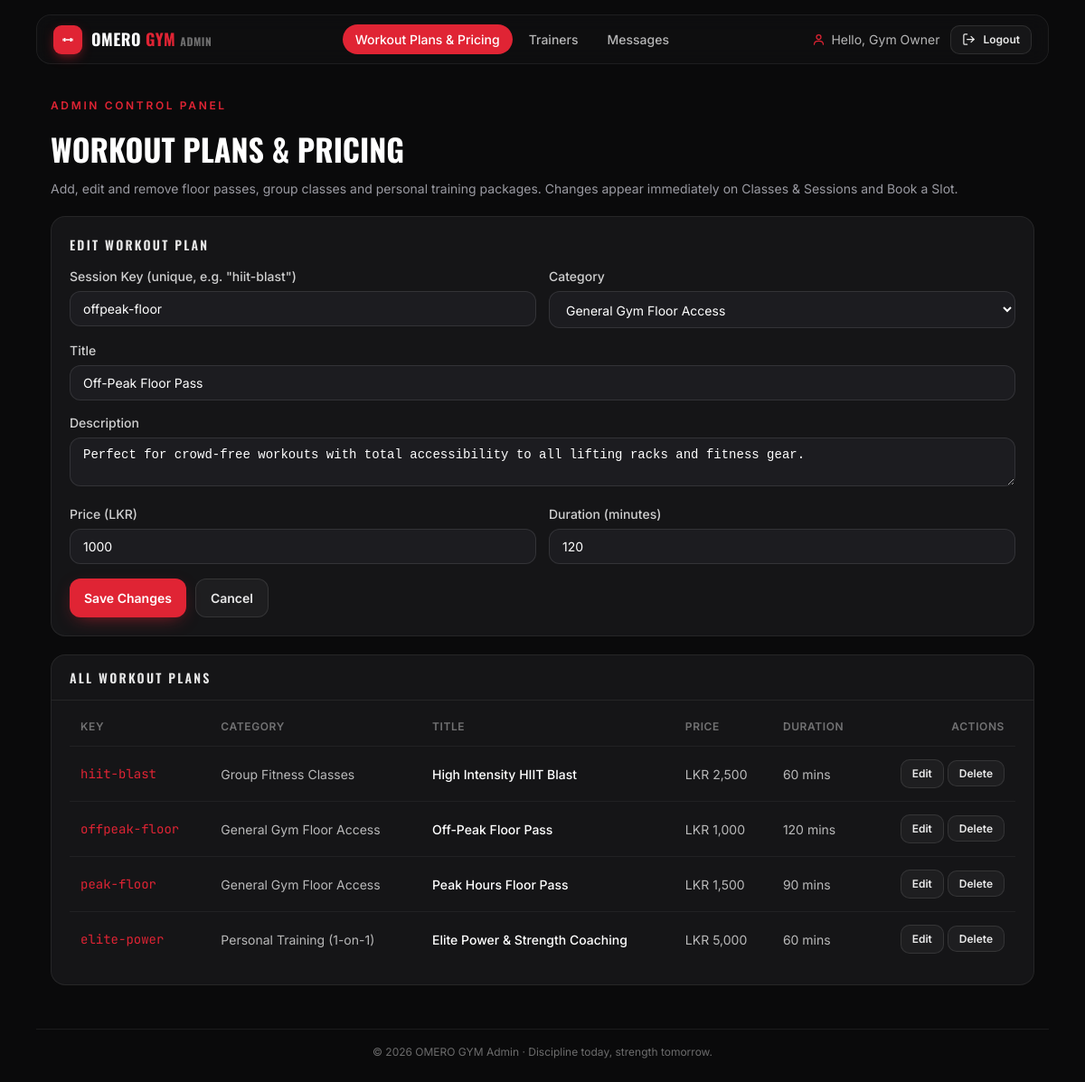
The page /admin/sessions.php?edit=2 (signed in) on the database its author committed.
### tables this page shows
CREATE TABLE IF NOT EXISTS sessions_catalog (
    id            INT AUTO_INCREMENT PRIMARY KEY,
    session_key   VARCHAR(50)   NOT NULL UNIQUE,    
    category      VARCHAR(30)   NOT NULL,           
    title         VARCHAR(150)  NOT NULL,
    description   TEXT,
    price         INT           NOT NULL DEFAULT 0,
    duration      INT           NOT NULL DEFAULT 0,    
    created_at    DATETIME      NOT NULL DEFAULT CURRENT_TIMESTAMP
);

### admin/sessions.php (the view, shortened to what this page needs)
<?php
require_once __DIR__ . '/../includes/db.php';
$CATEGORIES = [
    'floor'    => 'General Gym Floor Access',
    'classes'  => 'Group Fitness Classes',
    'personal' => 'Personal Training (1-on-1)',
];
$rows = $pdo->query('SELECT * FROM sessions_catalog ORDER BY category, price')->fetchAll();
$editing = null;
if (isset($_GET['edit'])) {
    $editStmt = $pdo->prepare('SELECT * FROM sessions_catalog WHERE id = ? LIMIT 1');
    $editStmt->execute([(int) $_GET['edit']]);
    $editing = $editStmt->fetch() ?: null;
}
require __DIR__ . '/includes/admin_chrome_top.php';
?>
        <section class="fade">
          <span class="eyebrow">Admin Control Panel</span>
          <h1 class="page-title">WORKOUT PLANS &amp; PRICING</h1>
          <p class="page-sub">Add, edit and remove floor passes, group classes and personal training packages. Changes appear immediately on Classes &amp; Sessions and Book a Slot.</p>
        </section>
        <div class="card pad" style="margin-top:20px;">
          <div class="panel-head" style="padding:0 0 14px;border:0;">
            <h2><?= $editing ? 'Edit Workout Plan' : 'Add a New Workout Plan' ?></h2>
          </div>
          <form method="post" action="sessions.php<?= $editing ? '?edit=' . (int) $editing['id'] : '' ?>">
            <div class="admin-form-grid">
              <div>
                <label class="field-label" for="s-key">Session Key (unique, e.g. "hiit-blast")</label>
                <input class="field" id="s-key" name="session_key" required pattern="[a-z0-9-]+"
                  value="<?= htmlspecialchars($editing['session_key'] ?? '', ENT_QUOTES, 'UTF-8') ?>" />
              </div>
              <div>
                <label class="field-label" for="s-cat">Category</label>
                <select class="field" id="s-cat" name="category" required>
                  <?php foreach ($CATEGORIES as $key => $label): ?>
                    <option value="<?= $key ?>" <?= (isset($editing['category']) && $editing['category'] === $key) ? 'selected' : '' ?>><?= $label ?></option>
                  <?php endforeach; ?>
                </select>
              </div>
              <div class="span-2">
                <label class="field-label" for="s-title">Title</label>
                <input class="field" id="s-title" name="title" required
                  value="<?= htmlspecialchars($editing['title'] ?? '', ENT_QUOTES, 'UTF-8') ?>" />
              </div>
              <div class="span-2">
                <label class="field-label" for="s-desc">Description</label>
                <textarea class="field" id="s-desc" name="description" rows="2"><?= htmlspecialchars($editing['description'] ?? '', ENT_QUOTES, 'UTF-8') ?></textarea>
              </div>
              <div>
                <label class="field-label" for="s-price">Price (LKR)</label>
                <input class="field" id="s-price" name="price" type="number" min="0" required
                  value="<?= htmlspecialchars((string) ($editing['price'] ?? 0), ENT_QUOTES, 'UTF-8') ?>" />
              </div>
              <div>
                <label class="field-label" for="s-dur">Duration (minutes)</label>
                <input class="field" id="s-dur" name="duration" type="number" min="0" required
                  value="<?= htmlspecialchars((string) ($editing['duration'] ?? 0), ENT_QUOTES, 'UTF-8') ?>" />
              </div>
            </div>
            <div style="margin-top:16px;display:flex;gap:10px;">
              <button class="btn btn-primary" type="submit"><?= $editing ? 'Save Changes' : 'Add Workout Plan' ?></button>
              <?php if ($editing): ?><a class="btn btn-ghost" href="sessions.php">Cancel</a><?php endif; ?>
            </div>
          </form>
        </div>
        <div class="card panel" style="margin-top:20px;">
          <div class="panel-head"><h2>All Workout Plans</h2></div>
          <div class="pad table-wrap">
            <table>
              <thead><tr><th>Key</th><th>Category</th><th>Title</th><th>Price</th><th>Duration</th><th class="right">Actions</th></tr></thead>
              <tbody>
                <?php foreach ($rows as $row): ?>
                  <tr>
                    <td class="id"><?= htmlspecialchars($row['session_key'], ENT_QUOTES, 'UTF-8') ?></td>
                    <td class="cell-muted"><?= htmlspecialchars($CATEGORIES[$row['category']] ?? $row['category'], ENT_QUOTES, 'UTF-8') ?></td>
                    <td class="cell-title"><?= htmlspecialchars($row['title'], ENT_QUOTES, 'UTF-8') ?></td>
                    <td class="cell-muted">LKR <?= number_format((int) $row['price']) ?></td>
                    <td class="cell-muted"><?= (int) $row['duration'] ?> mins</td>
                    <td class="right">
                      <a class="btn btn-ghost btn-sm" href="sessions.php?edit=<?= (int) $row['id'] ?>">Edit</a>
                      <form method="post" action="sessions.php" style="display:inline" onsubmit="return confirm('Delete this workout plan?');">
                        <button class="btn btn-ghost btn-sm" type="submit">Delete</button>
                      </form>
                    </td>
                  </tr>
                <?php endforeach; ?>
              </tbody>
            </table>
          </div>
        </div>
<?php require __DIR__ . '/includes/admin_chrome_bottom.php'; ?>

### common.css (style rules this page uses)
:root { --bg: #0a0a0b; --surface: #151517; --raised: #1c1c20; --border: rgba(255, 255, 255, 0.07); --accent: #e02434; --accent-soft: #f04452; --text: #ffffff; --muted: #9a9aa2; --radius: 16px; --shell: 1120px; --font: "Inter", system-ui, sans-serif; --display: "Oswald", "Arial Narrow", sans-serif; --mono: "JetBrains Mono", ui-monospace, monospace; }
* { box-sizing: border-box; margin: 0; padding: 0; -webkit-tap-highlight-color: transparent; }
html { scroll-behavior: smooth; }
body { background: var(--bg); color: var(--text); font-family: var(--font); min-height: 100vh; line-height: 1.5; -webkit-font-smoothing: antialiased; }
a { color: inherit; text-decoration: none; }
button { font-family: inherit; cursor: pointer; border: none; background: none; color: inherit; }
input, select { font-family: inherit; }
.btn { display: inline-flex; align-items: center; justify-content: center; gap: 8px; border-radius: 12px; padding: 10px 16px; font-size: 14px; font-weight: 600; transition: 0.2s; user-select: none; }
.btn-primary { background: var(--accent); color: #fff; box-shadow: 0 6px 20px -8px rgba(224, 36, 52, 0.7); }
.btn-ghost { background: rgba(255, 255, 255, 0.04); border: 1px solid rgba(255, 255, 255, 0.1); color: rgba(255, 255, 255, 0.9); }
.btn-sm { padding: 6px 12px; font-size: 12px; border-radius: 10px; }
.field-label { display: block; font-size: 14px; font-weight: 500; color: rgba(255, 255, 255, 0.8); margin-bottom: 6px; }
.field { width: 100%; border: 1px solid rgba(255, 255, 255, 0.1); background: var(--raised); border-radius: 12px; padding: 10px 14px; font-size: 14px; color: #fff; transition: 0.2s; }
.field::placeholder { color: rgba(255, 255, 255, 0.35); }
.card { border: 1px solid var(--border); background: var(--surface); border-radius: var(--radius); }
.eyebrow { display: inline-flex; align-items: center; gap: 8px; font-size: 12px; font-weight: 600; text-transform: uppercase; letter-spacing: 0.22em; color: var(--accent); }
.page-title { font-family: var(--display); font-weight: 700; font-size: 34px; margin-top: 12px; }
.page-sub { font-size: 14px; color: var(--muted); margin-top: 8px; }
.fade { animation: fade 0.4s ease-out both; }

### workouts.css (style rules this page uses)
.panel { margin-top: 24px; overflow: hidden; }
.panel-head { padding: 14px 20px; border-bottom: 1px solid var(--border); display: flex; align-items: center; gap: 8px; }
.panel-head h2 { font-family: var(--display); font-size: 14px; font-weight: 600; text-transform: uppercase; letter-spacing: 0.16em; color: rgba(255, 255, 255, 0.9); }
.pad { padding: 20px; }
.table-wrap { overflow-x: auto; }
table { width: 100%; border-collapse: collapse; font-size: 14px; text-align: left; min-width: 640px; }
th { padding: 0 12px 12px; font-size: 12px; font-weight: 600; text-transform: uppercase; letter-spacing: 0.05em; color: rgba(255, 255, 255, 0.4); }
td { padding: 14px 12px; border-top: 1px solid rgba(255, 255, 255, 0.05); vertical-align: middle; }
.id { font-family: var(--mono); color: var(--accent); }
.cell-title { font-weight: 500; }
.cell-muted { color: rgba(255, 255, 255, 0.7); }
.right { text-align: right; }

### admin/admin.css (style rules this page uses)
.admin-form-grid { display: grid; gap: 14px; grid-template-columns: 1fr; }
@media (min-width: 720px) { .admin-form-grid { grid-template-columns: 1fr 1fr; } }
@media (min-width: 720px) { .admin-form-grid .span-2 { grid-column: 1 / -1; } }

### rows shown on the page
sessions_catalog: session_key "offpeak-floor", category "General Gym Floor Access", title "Off-Peak Floor Pass", description "Perfect for crowd-free workouts with total accessibility to all lifting racks and fitness gear.", price "1000", duration "120", price "1,000"
sessions_catalog: session_key "hiit-blast", category "Group Fitness Classes", title "High Intensity HIIT Blast", price "2,500", duration "60"
sessions_catalog: session_key "peak-floor", category "General Gym Floor Access", title "Peak Hours Floor Pass", price "1,500", duration "90"
sessions_catalog: session_key "elite-power", category "Personal Training (1-on-1)", title "Elite Power & Strength Coaching", price "5,000", duration "60"

### other values the page prints
admin_name() "Gym Owner"
